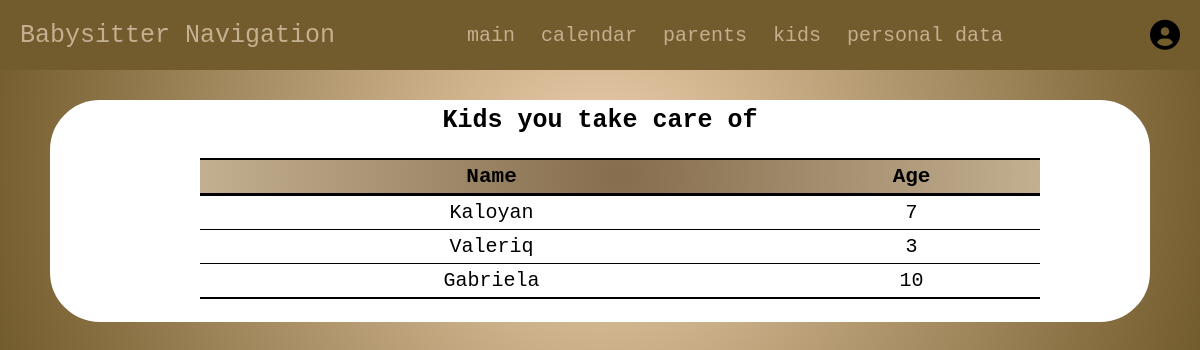
Page /php/babysitter/kids.php (signed in) on the committed database.
### tables this page shows
CREATE TABLE `children` (
  `id` varchar(50) NOT NULL,
  `name` varchar(255) NOT NULL,
  `age` int(11) NOT NULL,
  `parentId` varchar(50) NOT NULL,
  `babysitterId` varchar(50) DEFAULT NULL
);

### php/babysitter/kids.php (the view, shortened to what this page needs)
<?php
include '../common/config.php';
$user_id = $_SESSION['babysitter_id'];
$select_children = mysqli_query($conn, "SELECT * FROM `children` WHERE babysitterId = '$user_id'") or die('query failed');
?>
<!DOCTYPE html>
<html lang="en">
<head>
    <link rel="stylesheet" href="https://cdnjs.cloudflare.com/ajax/libs/font-awesome/6.0.0/css/all.min.css">
    <link rel="stylesheet" href="../../css/style.css">
</head>
<body>
    <?php include 'babysitter_header.php'; ?>
    <section class="babysitters">
        <div class="content">
            <div class="menu-element">
                    <h3>Kids you take care of</h3>
                <div class="suggested_babysitters">
                    <?php
                    if (mysqli_num_rows($select_children) > 0) {
                        ?>
                        <table class="data-table">
                            <thead>
                                <tr>
                                    <th>Name</th>
                                    <th>Age</th>
                                </tr>
                            </thead>
                            <?php
                            while ($fetch_children = mysqli_fetch_assoc($select_children)) {
                                ?>
                                <tbody>
                                    <tr class="suggested-babysitter">
                                        <td><?php echo $fetch_children['name']; ?></td>
                                        <td>
                                            <?php echo $fetch_children['age']; ?>
                                        </td>
                                    </tr>
                                </tbody>
                        </div>
                        <?php
                            }
                    } else {
                        echo '<p>There is no registered kid for this client yet!</p>';
                    }
                    ?>
    </section>
</body>
</html>

### css/style.css (style rules this page uses)
* { font-family: 'Century Gothic', monospace; margin: 0; padding: 0; box-sizing: border-box; outline: none; border: none; text-decoration: none; }
html { background: radial-gradient(circle, rgb(238 209 174) 0%, rgb(114 91 44) 100%); font-size: 62.5%; }
section { padding: 3rem 2rem; }
.home, .children, .babysitters { position: relative; display: flex; align-items: center; justify-content: center; }
.children .content h3, .babysitters .content h3 { margin: 0.3rem; font-size: 2.5rem; color: black; }
.babysitters .content { position: relative; text-align: center; grid-template-rows: flex; flex-direction: column; align-items: center; justify-content: center; }
.babysitters .content .menu-element { position: relative; width: 110rem; display: flex; flex-direction: column; align-items: center; justify-content: center; border: #ffffff; border-style: solid; border-radius: 5rem; background-color: white; z-index: 0; }
table.data-table { min-width: 800px; font-size: 2rem; margin: 2rem; border: 2px solid #000000; border-left: 0; border-right: 0; width: 100%; text-align: center; border-collapse: collapse; }
table.data-table td, table.data-table th { border: 1px solid #000000; border-left: 0; border-right: 0; padding: 5px 4px; }
table.data-table thead { background-color: #ffd5af; background: rgb(226, 178, 136); background: radial-gradient(circle, #856d4d 0%, #c3b091 100%); border-bottom: 3px solid #000000; }
table.data-table thead th { font-size: 2.1rem; font-weight: bold; color: #000000; text-align: center; }
tr.suggested-babysitter td { border-bottom: 0; }

### rows in the picture
children: name "Kaloyan", age "7"
children: name "Valeriq", age "3"
children: name "Gabriela", age "10"
